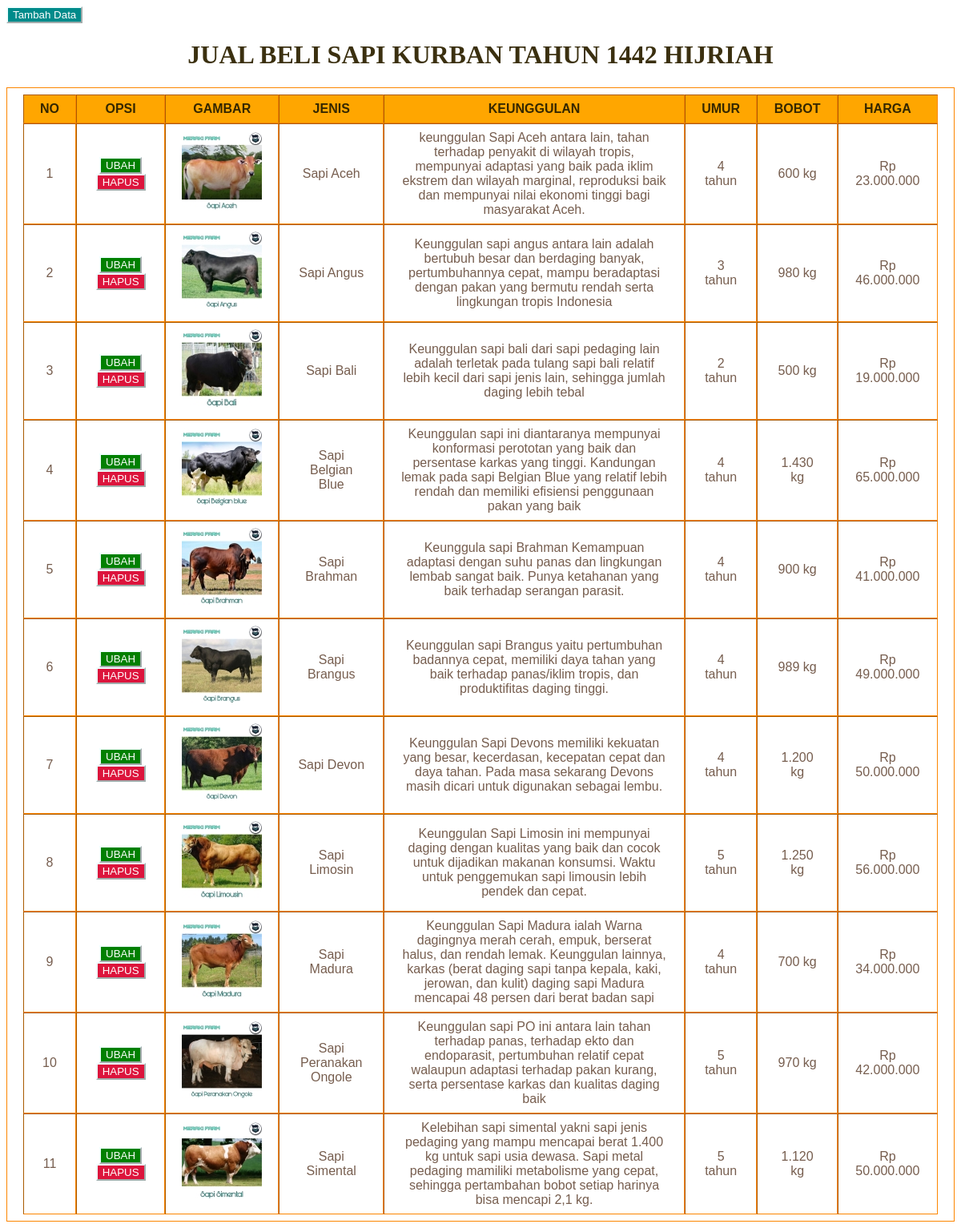
The app's page /tugas5/latihan5b/index.php with its own data.
### tables this page shows
CREATE TABLE `sapi` (
  `id` int(11) NOT NULL,
  `gambar` varchar(100) NOT NULL,
  `jenis` varchar(50) NOT NULL,
  `deskripsi` varchar(500) NOT NULL,
  `umur` varchar(10) NOT NULL,
  `bobot` varchar(10) NOT NULL,
  `harga` varchar(20) NOT NULL
);

### tugas5/latihan5b/php/functions.php (called while the page is built, shortened)
<?php
function koneksi()
{
    $conn = mysqli_connect("localhost", "root", "");
    mysqli_select_db($conn, "pw_tubes_203040164");
    return $conn;
}
function query($sql)
{
    $conn = koneksi();
    $result = mysqli_query($conn, "$sql");
    $rows = [];
while ($cow = mysqli_fetch_assoc($result)) {
    $rows [] = $cow;
    }
    return $rows;
}
?>

### tugas5/latihan5b/index.php (the view, shortened to what this page needs)
<?php
require 'php/functions.php';
$sapi = query("SELECT * FROM sapi");
?>
<!DOCTYPE html>
<html lang="en">
<head>
    <link rel="stylesheet" type="text/css" href="style.css">
</head>
<body>
    <div class="add">
        <a href="php/tambah.php"><button style="background-color:#008B8B; border-color:Azure; color:white">Tambah Data</button></a>
    </div>
<h1 class ="judul" align="center">JUAL BELI SAPI KURBAN TAHUN 1442 HIJRIAH</h1>
<table class="table" border="2" cellpadding="10" cellspacing="0" align="center">
    <tr>
      <th>NO</th>
      <th>OPSI</th>
      <th>GAMBAR</th>
      <th>JENIS</th>
      <th>KEUNGGULAN</th>
      <th>UMUR</th>
      <th>BOBOT</th>
      <th>HARGA</th>
    </tr>
    <?php $i = 1; ?>
    <?php foreach ($sapi as $cow) : ?>
        <tr>
        <td><?= $i; ?></td>
        <td>
            <a href=""><button style="background-color:green; border-color:Azure; color:white">UBAH</button></a>
            <a href=""><button style="background-color:Crimson; border-color:Azure; color:white">HAPUS</button></a>
        </td>
        <td><img src="img/<?= $cow ["gambar"];?>"></td>
        <td><?php echo $cow["jenis"]; ?></td>
        <td><?php echo $cow["deskripsi"]; ?></td>
        <td><?php echo $cow["umur"]; ?></td>
        <td><?php echo $cow["bobot"]; ?></td>
        <td><?php echo $cow["harga"]; ?></td>
        </tr>
        <?php $i++; ?>
    <?php endforeach; ?>
</table>
</body>
</html>

### tugas5/latihan5b/style.css (style rules this page uses)
.judul { color :rgb(59, 48, 16) }
.table { font-family: sans-serif; color:rgba(59, 23, 1, 0.699); border: 1px solid rgb(252, 134, 0); }
.table tr th { background: rgb(255, 166, 0); color: rgb(53, 39, 0); font-weight: bold; }
.table, th, td { padding :8px 20px; text-align: center; }

### records on screen
sapi: gambar (picture), jenis "Sapi Aceh", deskripsi "keunggulan Sapi Aceh antara lain, tahan terhadap penyakit di wilayah tropis, mempunyai adaptasi yang baik pada iklim ekstrem dan wilayah marginal, reproduksi baik dan mempunyai nilai ekonomi tinggi bagi masyarakat Aceh.", umur "4 tahun", bobot "600 kg", harga "Rp 23.000.000"
sapi: gambar (picture), jenis "Sapi Angus", deskripsi "Keunggulan sapi angus antara lain adalah bertubuh besar dan berdaging banyak, pertumbuhannya cepat, mampu beradaptasi dengan pakan yang bermutu rendah serta lingkungan tropis Indonesia", umur "3 tahun", bobot "980 kg", harga "Rp 46.000.000"
sapi: gambar (picture), jenis "Sapi Bali", deskripsi "Keunggulan sapi bali dari sapi pedaging lain adalah terletak pada tulang sapi bali relatif lebih kecil dari sapi jenis lain, sehingga jumlah daging lebih tebal", umur "2 tahun", bobot "500 kg", harga "Rp 19.000.000"
sapi: gambar (picture), jenis "Sapi Belgian Blue", deskripsi "Keunggulan sapi ini diantaranya mempunyai konformasi perototan yang baik dan persentase karkas yang tinggi. Kandungan lemak pada sapi Belgian Blue yang relatif lebih rendah dan memiliki efisiensi penggunaan pakan yang baik", umur "4 tahun", bobot "1.430 kg", harga "Rp 65.000.000"
sapi: gambar (picture), jenis "Sapi Brahman", deskripsi "Keunggula sapi Brahman Kemampuan adaptasi dengan suhu panas dan lingkungan lembab sangat baik. Punya ketahanan yang baik terhadap serangan parasit.", umur "4 tahun", bobot "900 kg", harga "Rp 41.000.000"
sapi: gambar (picture), jenis "Sapi Brangus", deskripsi "Keunggulan sapi Brangus yaitu pertumbuhan badannya cepat, memiliki daya tahan уаng baik terhadap panas/iklim tropis, dan produktifitas daging tinggi.", umur "4 tahun", bobot "989 kg", harga "Rp 49.000.000"
sapi: gambar (picture), jenis "Sapi Devon", deskripsi "Keunggulan Sapi Devons memiliki kekuatan yang besar, kecerdasan, kecepatan cepat dan daya tahan. Pada masa sekarang Devons masih dicari untuk digunakan sebagai lembu.", umur "4 tahun", bobot "1.200 kg", harga "Rp 50.000.000"
sapi: gambar (picture), jenis "Sapi Limosin", deskripsi "Keunggulan Sapi Limosin ini mempunyai daging dengan kualitas yang baik dan cocok untuk dijadikan makanan konsumsi. Waktu untuk penggemukan sapi limousin lebih pendek dan cepat.", umur "5 tahun", bobot "1.250 kg", harga "Rp 56.000.000"
sapi: gambar (picture), jenis "Sapi Madura", deskripsi "Keunggulan Sapi Madura ialah Warna dagingnya merah cerah, empuk, berserat halus, dan rendah lemak. Keunggulan lainnya, karkas (berat daging sapi tanpa kepala, kaki, jerowan, dan kulit) daging sapi Madura mencapai 48 persen dari berat badan sapi", umur "4 tahun", bobot "700 kg", harga "Rp 34.000.000"
sapi: gambar (picture), jenis "Sapi Peranakan Ongole", deskripsi "Keunggulan sapi PO ini antara lain tahan terhadap panas, terhadap ekto dan endoparasit, pertumbuhan relatif cepat walaupun adaptasi terhadap pakan kurang, serta persentase karkas dan kualitas daging baik", umur "5 tahun", bobot "970 kg", harga "Rp 42.000.000"
sapi: gambar (picture), jenis "Sapi Simental", deskripsi "Kelebihan sapi simental yakni sapi jenis pedaging yang mampu mencapai berat 1.400 kg untuk sapi usia dewasa. Sapi metal pedaging mamiliki metabolisme yang cepat, sehingga pertambahan bobot setiap harinya bisa mencapi 2,1 kg.", umur "5 tahun", bobot "1.120 kg", harga "Rp 50.000.000"
